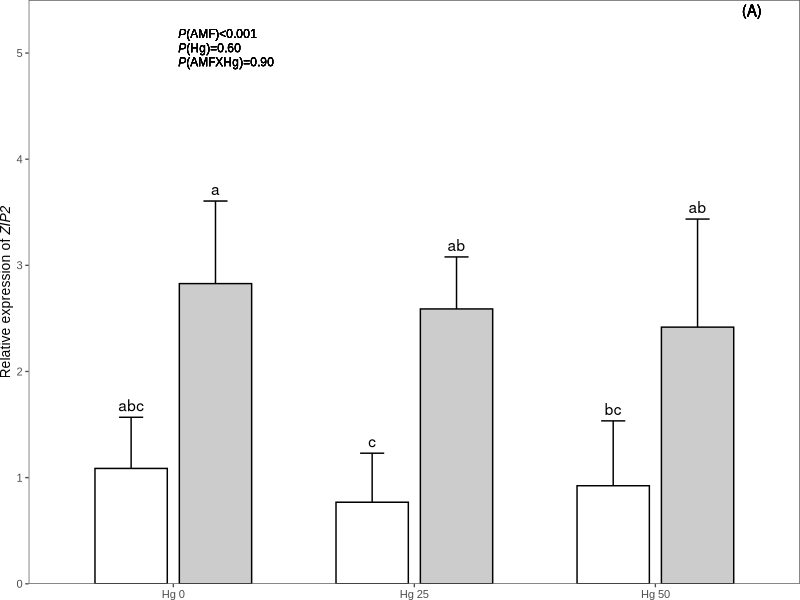
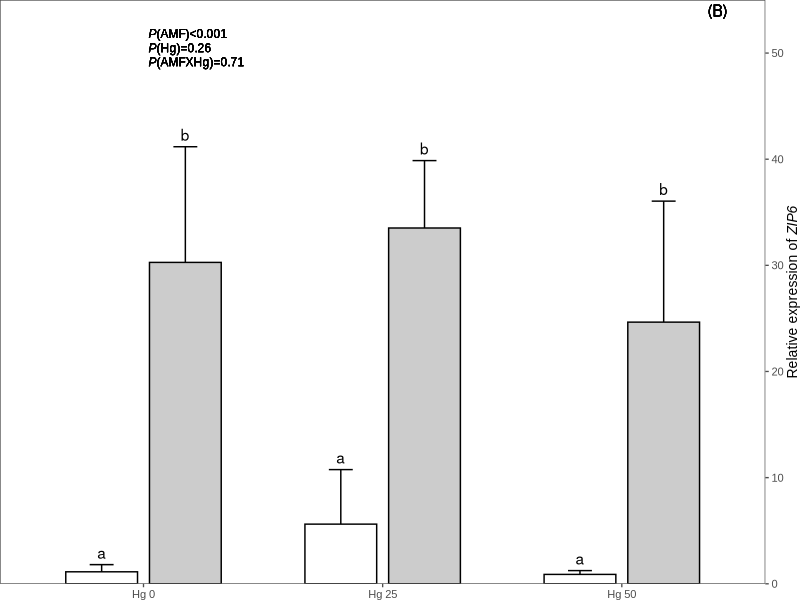
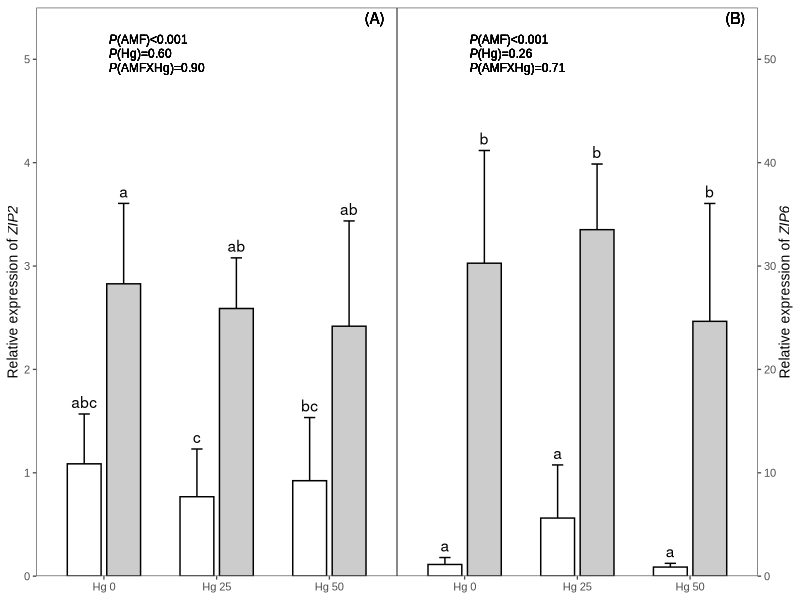
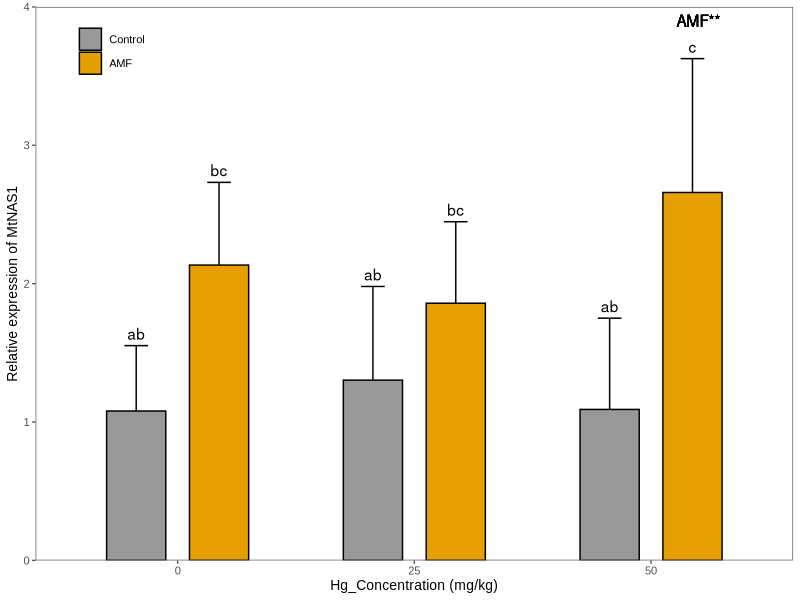
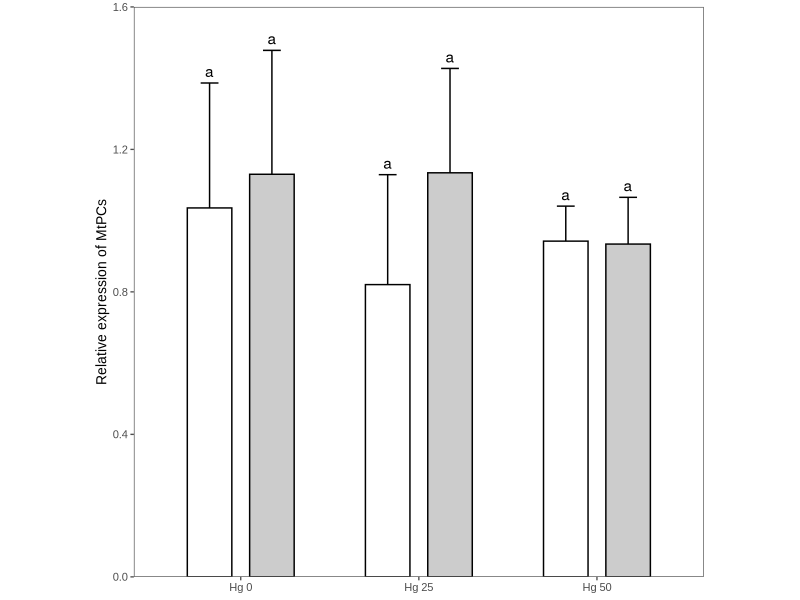
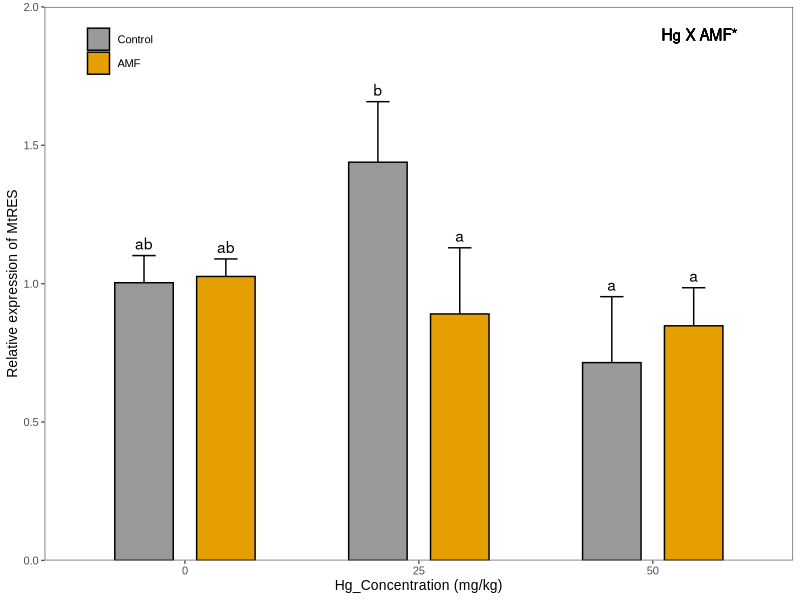
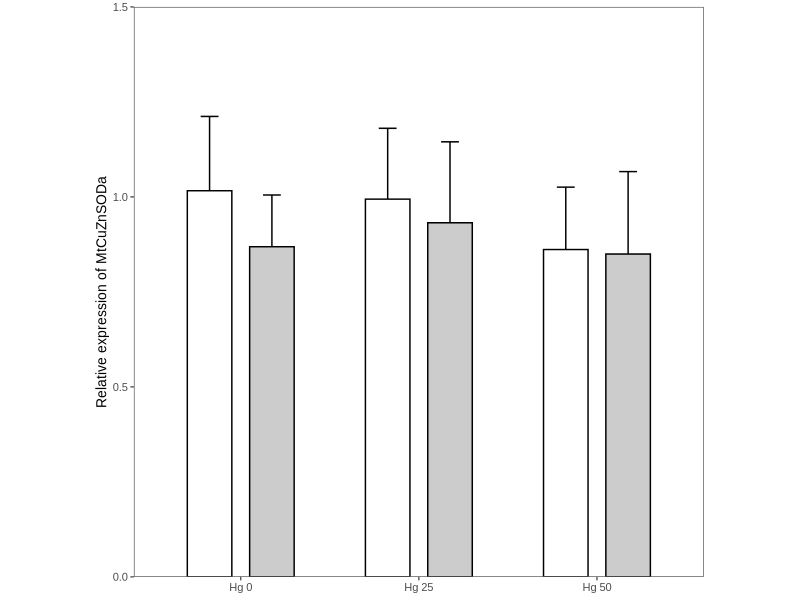
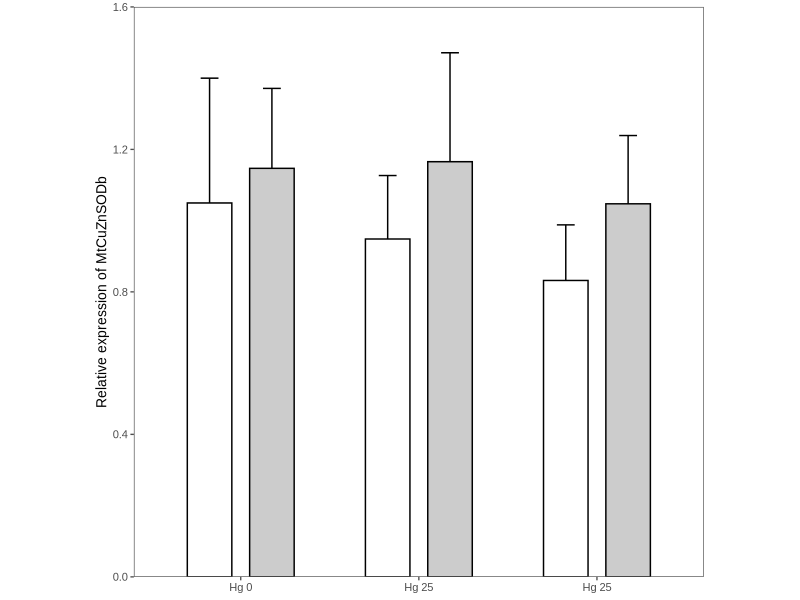

Here is the R script that generated these plots, in order:
library(tidyverse)
library(emmeans)
library(ggthemes)
library(car)
library(ggtext)
data_summary <- function(data, varname, groupnames){
  require(plyr)
  summary_func <- function(x, col){
    c(mean = mean(x[[col]], na.rm=TRUE),
      sd = sd(x[[col]], na.rm=TRUE))
  }
  data_sum<-ddply(data, groupnames, .fun=summary_func,
                  varname)
  data_sum <- rename(data_sum, c("mean" = varname))
  return(data_sum)
}
ZIP2<-readxl::read_xlsx("Targetgene_figure_O_delete_R.xlsx",sheet = "ZIP2")
ZIP2$AMF <- as.factor(ZIP2$AMF)
ZIP2$Hg <- as.factor(ZIP2$Hg)

car::leveneTest(ZIP2 ~ Hg*AMF,data=ZIP2)#p=0.867
m_ZIP2 <- aov(ZIP2 ~ Hg*AMF,data=ZIP2)
summary(m_ZIP2)
shapiro.test(residuals(m_ZIP2))#p-value = 0.1848
tukey.ZIP2 <- TukeyHSD(m_ZIP2)
multcompView::multcompLetters4(m_ZIP2,tukey.ZIP2)
ZIP2_data <- data_summary(ZIP2,varname = "ZIP2",
                                   groupnames = c("AMF","Hg")) %>%
  mutate(tukey=c("a","ab","ab","abc","c","bc"))
ZIP2_data$AMF <- factor(ZIP2_data$AMF,levels = c("Control","AMF"))
ZIP2_data$Hg <- as.factor(ZIP2_data$Hg)
write_csv(ZIP2_data,"ZIP2_summary.csv")
P_ZIP2 <- ggplot(ZIP2_data,aes(x=Hg,y=ZIP2,fill=AMF))+
  geom_errorbar(aes(ymin=ZIP2-sd,ymax=ZIP2+sd),width=0.2,
                position = position_dodge(0.7))+
  geom_bar(position = position_dodge(0.7),stat = "identity",
           width = 0.6,color="black")+
  geom_text(aes(x=Hg,y=ZIP2+sd,label=tukey),position=position_dodge(0.7),vjust = -0.5)+
  theme_few(base_size = 10,base_family = "Arial")+
  theme(axis.title.x = element_blank(),axis.title.y = element_markdown(),
        plot.margin = margin(0,0,0,0,unit = "pt"),
    legend.position ="none",legend.background = element_blank(),legend.title = element_blank(),
        text = element_text(size=10,family="Arial"))+
  labs(y="Relative expression of *ZIP2*")+
  geom_richtext(x=1,y=4.8, label="*P*(AMF)<0.001<br>*P*(Hg)=0.60<br>*P*(AMFXHg)=0.90",fill=NA,label.color=NA,
                hjust=0,vjust=0,size=3,family = "Arial",fontface="plain")+
  geom_text(x=3.4,y=5.4,label="(A)")+
  scale_y_continuous(expand = c(0,0),limits = c(0,5.5))+
  scale_x_discrete(labels=c("Hg 0","Hg 25","Hg 50"))+
  scale_fill_manual(values=c('white','grey80'))
P_ZIP2 
ggsave("P_ZIP2_new_bw_250322.tiff",width = 5,heigh=4)
#ZIP6
ZIP6<-readxl::read_xlsx("Targetgene_figure_O_delete_R.xlsx",sheet = "ZIP6")
ZIP6$AMF <- as.factor(ZIP6$AMF)
ZIP6$Hg <- as.factor(ZIP6$Hg)

leveneTest(ZIP6 ~ Hg*AMF,data=ZIP6)#p=0.04
m_ZIP6 <- aov(ZIP6 ~ Hg*AMF,data=ZIP6)#1.409e-09 ***
summary(m_ZIP6)
shapiro.test(residuals(m_ZIP6))#p-value = 0.5342
tukey.ZIP6 <- TukeyHSD(m_ZIP6)
multcompView::multcompLetters4(m_ZIP6,tukey.ZIP6)
ZIP6_data <- data_summary(ZIP6,varname = "ZIP6",
                          groupnames = c("AMF","Hg")) %>%
  mutate(tukey=c("b","b","b","a","a","a"))
ZIP6_data$AMF <- factor(ZIP6_data$AMF,levels = c("Control","AMF"))
ZIP6_data$Hg <- as.factor(ZIP6_data$Hg)
write_csv(ZIP6_data,"ZIP6_summary.csv")
P_ZIP6 <- ggplot(ZIP6_data,aes(x=Hg,y=ZIP6,fill=AMF))+
  geom_errorbar(aes(ymin=ZIP6-sd,ymax=ZIP6+sd),width=0.2,
                position = position_dodge(0.7))+
  geom_bar(position = position_dodge(0.7),stat = "identity",
           width = 0.6,color="black")+
  geom_text(aes(x=Hg,y=ZIP6+sd,label=tukey),position=position_dodge(0.7),vjust = -0.5)+
  theme_few(base_size = 10,base_family = "Arial")+
  theme(axis.title.x = element_blank(),axis.title.y.right = element_markdown(angle = 90),
        plot.margin = margin(0,0,0,0,unit = "pt"),
    legend.position = "none",legend.background = element_blank(),legend.title = element_blank(),
        text = element_text(size=10,family="Arial"))+
  labs(y="Relative expression of *ZIP6*")+
  scale_x_discrete(labels=c("Hg 0","Hg 25","Hg 50"))+
  geom_richtext(x=1,y=48, label="*P*(AMF)<0.001<br>*P*(Hg)=0.26<br>*P*(AMFXHg)=0.71",fill=NA,label.color=NA,
                hjust=0,vjust=0,size=3,family = "Arial",fontface="plain")+
  geom_text(x=3.4,y=54,label="(B)")+
  scale_y_continuous(expand = c(0,0),limits = c(0,55),position = "right")+
  scale_fill_manual(values=c('white','grey80'))
P_ZIP6
ggsave("P_ZIP6_bw_250322.tiff",width = 5,heigh=4)
library(patchwork)
P_ZIP2|P_ZIP6
ggsave("p_ZIP2_ZIP6.tiff",width = 6,height = 6)

#MtNAS1
MtNAS1<-readxl::read_xlsx("Targetgene_figure_O_delete_R.xlsx",sheet = "MtNAS1")
MtNAS1$AMF <- as.factor(MtNAS1$AMF)
MtNAS1$Hg <- as.factor(MtNAS1$Hg)

MtNAS1_50 <- MtNAS1 %>%
  filter(Hg=="50")
aov_MtNAS1_50 <- aov(MtNAS1 ~ AMF,MtNAS1_50)
Anova(aov_MtNAS1_50,type="III")

MtNAS1_Control <- MtNAS1 %>%
  filter(AMF=="Control")
aov_MtNAS1_Control <- aov(MtNAS1 ~ Hg,MtNAS1_Control)
Anova(aov_MtNAS1_Control,type="III")


car::leveneTest(MtNAS1 ~ Hg*AMF,data=MtNAS1)#p=0.61
shapiro.test(MtNAS1$MtNAS1)#p-value = 0.17
m_MtNAS1 <- aov(MtNAS1 ~ Hg+AMF,data=MtNAS1)
Anova(m_MtNAS1,type="III")#AMF 0.001392 ** 
shapiro.test(residuals(m_MtNAS1))#p=0.041
tukey.cld_MtNAS1 <- emmeans(m_MtNAS1,specs = pairwise ~ AMF+Hg) %>% 
  multcomp::cld(Letters=letters)
tukey.cld_MtNAS1
MtNAS1_data <- data_summary(MtNAS1,varname = "MtNAS1",
                          groupnames = c("AMF","Hg")) %>%
  mutate(tukey=c("bc","bc","c","ab","ab","ab"))
MtNAS1_data$AMF <- factor(MtNAS1_data$AMF,levels = c("Control","AMF"))
MtNAS1_data$Hg <- as.factor(MtNAS1_data$Hg)
write_csv(MtNAS1_data,"MtNAS1_summary.csv")
P_MtNAS1 <- ggplot(MtNAS1_data,aes(x=Hg,y=MtNAS1,fill=AMF))+
  geom_errorbar(aes(ymin=MtNAS1-sd,ymax=MtNAS1+sd),width=0.2,
                position = position_dodge(0.7))+
  geom_bar(position = position_dodge(0.7),stat = "identity",
           width = 0.5,color="black")+
  geom_text(aes(x=Hg,y=MtNAS1+sd,label=tukey),position=position_dodge(0.7),vjust = -0.5)+
  theme_few(base_size = 10,base_family = "Arial")+
  theme(legend.position = c(0.1,0.92),legend.background = element_blank(),legend.title = element_blank(),
        text = element_text(size=10,family="Arial"))+
  labs(x="Hg_Concentration (mg/kg)",y="Relative expression of MtNAS1")+
  geom_text(x=3.2, y=3.9, label="AMF**")+
  scale_y_continuous(expand = c(0,0),limits = c(0,4))+
  scale_fill_manual(values=c('#999999','#E69F00'))
P_MtNAS1
ggsave("P_MtNAS1_new.tiff",width = 5,heigh=4)
#MtPCs
MtPCs<-readxl::read_xlsx("Targetgene_figure_O_delete_R.xlsx",sheet = "MtPCs")
MtPCs$AMF <- as.factor(MtPCs$AMF)
MtPCs$Hg <- as.factor(MtPCs$Hg)

MtPCs_25 <- MtPCs %>%
  filter(Hg=="25")
aov_MtPCs_25 <- aov(MtPCs ~ AMF, MtPCs_25)
Anova(aov_MtPCs_25,type="III")

MtPCs_Control <- MtPCs %>%
  filter(AMF=="Control")
aov_MtPCs_Control <- aov(MtPCs ~ Hg, MtPCs_Control)
Anova(aov_MtPCs_Control,type="III")

car::leveneTest(MtPCs ~ Hg*AMF,data=MtPCs)#p=0.84
m_MtPCs <- aov(MtPCs ~ Hg+AMF,data=MtPCs)
Anova(m_MtPCs,type="III") #no effect
shapiro.test(residuals(m_MtPCs))#p=0.6
MtPCs_data <- data_summary(MtPCs,varname = "MtPCs",
                            groupnames = c("AMF","Hg")) %>%
  mutate(tukey=c("a","a","a","a","a","a"))
MtPCs_data$AMF <- factor(MtPCs_data$AMF,levels = c("Control","AMF"))
MtPCs_data$Hg <- as.factor(MtPCs_data$Hg)
write_csv(MtPCs_data,"MtPCs_summary.csv")
P_MtPCs <- ggplot(MtPCs_data,aes(x=Hg,y=MtPCs,fill=AMF))+
  geom_errorbar(aes(ymin=MtPCs-sd,ymax=MtPCs+sd),width=0.2,
                position = position_dodge(0.7))+
  geom_bar(position = position_dodge(0.7),stat = "identity",
           width = 0.5,color="black")+
  geom_text(aes(x=Hg,y=MtPCs+sd,label=tukey),position=position_dodge(0.7),vjust = -0.5)+
  theme_few(base_size = 10,base_family = "Arial")+
  theme(aspect.ratio = 1,axis.title.x = element_blank(),
    legend.position = "none",legend.background = element_blank(),legend.title = element_blank(),
        text = element_text(size=10,family="Arial"))+
  labs(
    y="Relative expression of MtPCs")+
  scale_y_continuous(expand = c(0,0),limits = c(0,1.6))+
  scale_x_discrete(labels=c("Hg 0","Hg 25","Hg 50"))+
  scale_fill_manual(values=c('white','grey80'))
P_MtPCs
ggsave("P_MtPCs_bw.tiff",width = 5,heigh=4)
#MtRECS
MtRECS<-readxl::read_xlsx("Targetgene_figure_O_delete_R.xlsx",sheet = "MtRECS")
MtRECS$AMF <- as.factor(MtRECS$AMF)
MtRECS$Hg <- as.factor(MtRECS$Hg)
car::leveneTest(MtRES ~ Hg*AMF,data=MtRECS)#p=0.7531
shapiro.test(MtRECS$MtRES)#p-value = 0.5614
m_MtRECS <- aov(MtRES ~ Hg*AMF,data=MtRECS)
Anova(m_MtRECS,type="III")
shapiro.test(residuals(m_MtRECS))#p-value = 0.2136 
tukey.cld_MtRECS <- emmeans(m_MtRECS,specs = pairwise ~ AMF+Hg) %>% 
  multcomp::cld(Letters=letters)
tukey.cld_MtRECS
MtRECS_data <- data_summary(MtRECS,varname = "MtRES",
                            groupnames = c("AMF","Hg")) %>%
  mutate(tukey=c("ab","a","a","ab","b","a"))
MtRECS_data$AMF <- factor(MtRECS_data$AMF,levels = c("Control","AMF"))
MtRECS_data$Hg <- as.factor(MtRECS_data$Hg)
write_csv(MtRECS_data,"MtRECS_summary.csv")
P_MtRECS <- ggplot(MtRECS_data,aes(x=Hg,y=MtRES,fill=AMF))+
  geom_errorbar(aes(ymin=MtRES-sd,ymax=MtRES+sd),width=0.2,
                position = position_dodge(0.7))+
  geom_bar(position = position_dodge(0.7),stat = "identity",
           width = 0.5,color="black")+
  geom_text(aes(x=Hg,y=MtRES+sd,label=tukey),position=position_dodge(0.7),vjust = -0.5)+
  theme_few(base_size = 10,base_family = "Arial")+
  theme(legend.position = c(0.1,0.92),legend.background = element_blank(),legend.title = element_blank(),
        text = element_text(size=10,family="Arial"))+
  geom_text(x=3.2, y=1.9, label="Hg X AMF*")+
  labs(x="Hg_Concentration (mg/kg)",y="Relative expression of MtRES")+
  scale_y_continuous(expand = c(0,0),limits = c(0,2))+
  scale_fill_manual(values=c('#999999','#E69F00'))
P_MtRECS
ggsave("P_MtRECS.tiff",width = 5,heigh=4)
#MtSODa
MtSODa<-readxl::read_xlsx("Targetgene_figure_O_delete_R.xlsx",sheet = "MtSODa")
MtSODa$AMF <- as.factor(MtSODa$AMF)
MtSODa$Hg <- as.factor(MtSODa$Hg)

MtSODa_25 <- MtSODa %>%
  filter(Hg=="25")
aov_MtSODa_25 <- aov(MtSODa ~ AMF,data = MtSODa_25 )
Anova(aov_MtSODa_25,type="III")

MtSODa_Control <- MtSODa %>%
  filter(AMF=="Control")
aov_MtSODa_Control <- aov(MtSODa ~ Hg,data = MtSODa_Control )
Anova(aov_MtSODa_Control,type="III")


car::leveneTest(MtSODa ~ Hg*AMF,data=MtSODa)#p=0.94
shapiro.test(MtSODa$MtSODa)#p-value = 0.35
m_MtSODa <- aov(MtSODa ~ Hg+AMF,data=MtSODa)
Anova(m_MtSODa,type="III")#no effect
shapiro.test(residuals(m_MtSODa))#p=0.3778
MtSODa_data <- data_summary(MtSODa,varname = "MtSODa",
                           groupnames = c("AMF","Hg")) %>%
  mutate(tukey=c("a","a","a","a","a","a"))
MtSODa_data$AMF <- factor(MtSODa_data$AMF,levels = c("Control","AMF"))
MtSODa_data$Hg <- as.factor(MtSODa_data$Hg)
write_csv(MtSODa_data,"MtSODa_summary.csv")
P_MtSODa <- ggplot(MtSODa_data,aes(x=Hg,y=MtSODa,fill=AMF))+
  geom_errorbar(aes(ymin=MtSODa-sd,ymax=MtSODa+sd),width=0.2,
                position = position_dodge(0.7))+
  geom_bar(position = position_dodge(0.7),stat = "identity",
           width = 0.5,color="black")+
  #geom_text(aes(x=Hg,y=MtSODa+sd,label=tukey),position=position_dodge(0.7),vjust = -0.5)+
  theme_few(base_size = 10,base_family = "Arial")+
  theme(aspect.ratio = 1,axis.title.x = element_blank(),
    legend.position = "none",legend.background = element_blank(),legend.title = element_blank(),
        text = element_text(size=10,family="Arial"))+
  labs(y="Relative expression of MtCuZnSODa")+
  scale_y_continuous(expand = c(0,0),limits = c(0,1.5))+
  scale_x_discrete(labels=c("Hg 0","Hg 25","Hg 50"))+
  scale_fill_manual(values=c('white','grey80'))
P_MtSODa
ggsave("P_MtSODa_bw.tiff",width = 5,heigh=4)
#MtSODb
MtSODb<-readxl::read_xlsx("Targetgene_figure_O_delete_R.xlsx",sheet = "MtSODb")
MtSODb$AMF <- as.factor(MtSODb$AMF)
MtSODb$Hg <- as.factor(MtSODb$Hg)
MtSODb_25 <- MtSODb %>%
  filter(Hg=="25")
aov_MtSODa_25 <- aov(MtSODb ~ AMF, MtSODb_25)
Anova(aov_MtSODa_25,type="III")

MtSODb_AMF <- MtSODb %>%
  filter(AMF=="AMF")
aov_MtSODa_AMF <- aov(MtSODb ~ Hg, MtSODb_AMF)
Anova(aov_MtSODa_AMF,type="III")

car::leveneTest(MtSODb ~ Hg*AMF,data=MtSODb)#p=0.46
shapiro.test(MtSODb$MtSODb)#p=0.69
m_MtSODb <- aov(MtSODb ~ Hg+AMF,data=MtSODb)
Anova(m_MtSODb,type="III")
shapiro.test(residuals(m_MtSODb))#p=0.65
tukey.cld_MtSODb <- emmeans(m_MtSODb,specs = pairwise ~ AMF+Hg) %>% 
  multcomp::cld(Letters=letters)
tukey.cld_MtSODb
MtSODb_data <- data_summary(MtSODb,varname = "MtSODb",
                            groupnames = c("AMF","Hg")) %>%
  mutate(tukey=c("a","a","a","a","a","a"))
MtSODb_data$AMF <- factor(MtSODb_data$AMF,levels = c("Control","AMF"))
MtSODb_data$Hg <- as.factor(MtSODb_data$Hg)
write_csv(MtSODb_data,"MtSODb_summary.csv")
P_MtSODb <- ggplot(MtSODb_data,aes(x=Hg,y=MtSODb,fill=AMF))+
  geom_errorbar(aes(ymin=MtSODb-sd,ymax=MtSODb+sd),width=0.2,
                position = position_dodge(0.7))+
  geom_bar(position = position_dodge(0.7),stat = "identity",
           width = 0.5,color="black")+
  #geom_text(aes(x=Hg,y=MtSODb+sd,label=tukey),position=position_dodge(0.7),vjust = -0.5)+
  theme_few(base_size = 10,base_family = "Arial")+
  theme(aspect.ratio = 1,axis.title.x = element_blank(),
    legend.position = "none",legend.background = element_blank(),legend.title = element_blank(),
        text = element_text(size=10,family="Arial"))+
  #geom_text(x=3.2, y=1.9, label="AMF*")+
  labs(y="Relative expression of MtCuZnSODb")+
  scale_y_continuous(expand = c(0,0),limits = c(0,1.6))+
  scale_x_discrete(labels=c("Hg 0","Hg 25","Hg 25"))+
  scale_fill_manual(values=c('white',"grey80"))
P_MtSODb
ggsave("P_MtSODb_new_bw.tiff",width = 5,heigh=4)
#MtSODc
MtSODc<-readxl::read_xlsx("Targetgene_figure_O_delete_R.xlsx",sheet = "MtSODc")
MtSODc$AMF <- as.factor(MtSODc$AMF)
MtSODc$Hg <- as.factor(MtSODc$Hg)
MtSODc_50 <- MtSODc %>%
  filter(Hg=="50")
aov_MtSODc_50 <- aov(MtSODc ~ AMF, MtSODc_50)
Anova(aov_MtSODc_50, type="III")

MtSODc_Control <- MtSODc %>%
  filter(AMF=="Control")
aov_MtSODc_Control <- aov(MtSODc ~ Hg, MtSODc_Control)
Anova(aov_MtSODc_Control, type="III")








car::leveneTest(MtSODc ~ Hg*AMF,data=MtSODc)#p=0.93
shapiro.test(MtSODc$MtSODc)#p=0.03
m_MtSODc <- aov(MtSODc ~ Hg+AMF,data=MtSODc)
Anova(m_MtSODc,type="III")
shapiro.test(residuals(m_MtSODc))#p-value = 0.05505
tukey.cld_MtSODc <- emmeans(m_MtSODc,specs = pairwise ~ AMF+Hg) %>% 
  multcomp::cld(Letters=letters)
tukey.cld_MtSODc
MtSODc_data <- data_summary(MtSODc,varname = "MtSODc",
                            groupnames = c("AMF","Hg")) %>%
  mutate(tukey=c("b","b","b","a","a","a"))
MtSODc_data$AMF <- factor(MtSODc_data$AMF,levels = c("Control","AMF"))
MtSODc_data$Hg <- as.factor(MtSODc_data$Hg)
write_csv(MtSODc_data,"MtSODc_summary.csv")
P_MtSODc <- ggplot(MtSODc_data,aes(x=Hg,y=MtSODc,fill=AMF))+
  geom_errorbar(aes(ymin=MtSODc-sd,ymax=MtSODc+sd),width=0.2,
                position = position_dodge(0.7))+
  geom_bar(position = position_dodge(0.7),stat = "identity",
           width = 0.5,color="black")+
  #geom_text(aes(x=Hg,y=MtSODc+sd,label=tukey),position=position_dodge(0.7),vjust = -0.5)+
  theme_few(base_size = 10,base_family = "Arial")+
  theme(aspect.ratio = 1,axis.title.x = element_blank(),
    legend.position = "none",legend.background = element_blank(),legend.title = element_blank(),
        text = element_text(size=10,family="Arial"))+
  geom_text(x=1, y=2.2, label="*")+
  geom_text(x=2, y=2.2, label="*")+
  geom_text(x=3, y=2.2, label="ns")+
  labs(y="Relative expression of MtCuZnSODc")+
  scale_x_discrete(labels=c("Hg 0","Hg 25","Hg 50"))+
  scale_y_continuous(expand = c(0,0),limits = c(0,2.4))+
  scale_fill_manual(values=c('white','grey80'))
P_MtSODc
ggsave("P_MtSODc_bw.tiff",width = 5,heigh=4)
